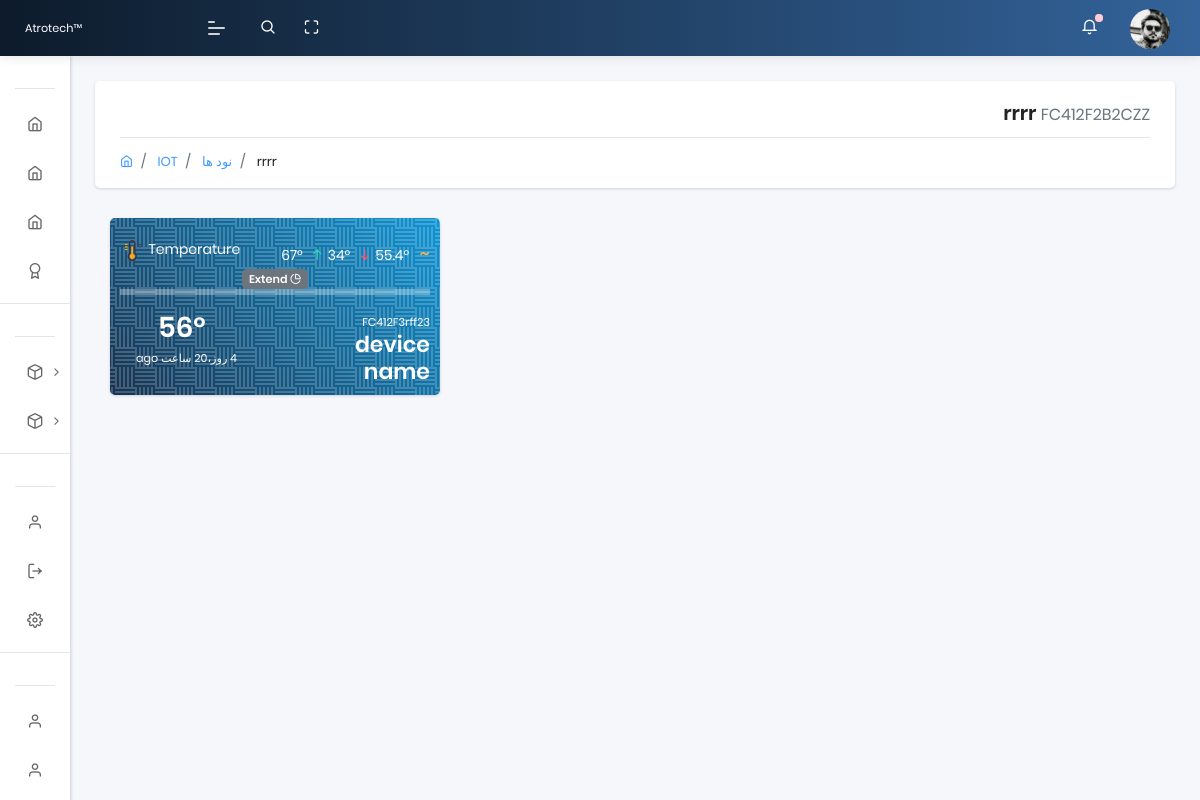
The app's page /nodes_detail/3/ (signed in) with its own data.
### app/models.py (models this page shows, shortened)
class Rom(models.Model):
    name = models.CharField(max_length=40, default='device name')
    UUID = models.CharField(max_length=20)
    family_id = models.CharField(max_length=20)
    node_id = models.CharField(max_length=20)
    updated_on = models.DateTimeField(auto_now= True)
    created_on = models.DateTimeField()
    def get_absolute_sensor_url(self):
        return reverse('app:sensors_detail',args=[self.id])

class Profile(models.Model):
  user = models.OneToOneField(User, on_delete=models.CASCADE,unique=True,related_name='profile',verbose_name = "کاربر")
  phone = models.CharField(max_length=50,null=True, blank=True,verbose_name = " شماره تماس  ")
  address = models.CharField(max_length=3000,null=True, blank=True,verbose_name = " آدرس  ")
  user_photo = models.ImageField(default='default.png', upload_to='profile_pics', null=True, blank=True, verbose_name = "تصویر")
  class Meta:
      verbose_name = "پروفایل"
      verbose_name_plural = " پروفایل ها "

### app/views.py (the view)
# urls.py: path('nodes_detail/<int:id>/',views.nodes_detail,name='nodes_detail'),
@login_required(login_url="/login/")
def nodes_detail(request, id):
    uuid = models.User_uuid.objects.filter(user=request.user).values('UUID')
    devices = models.Rom.objects.filter(UUID__in=uuid, family_id='01')
    side_temp = models.Rom.objects.filter(family_id='28')
    node = get_object_or_404(models.Rom, id=id)
    sensors = models.Rom.objects.filter(node_id=node.node_id)
    sensors_uuid = models.Rom.objects.filter(node_id=node.node_id).values('UUID')
    temp12 = models.Temp12.objects.filter(UUID__in=sensors_uuid)
    temp_uuid = models.Temp12.objects.filter(UUID__in=sensors_uuid).values('UUID').distinct()
    temp_just_uuid=list(temp_uuid.values_list('UUID', flat=True))
    i=0
    temp_data = []
    temp_last_7_chart = []
    while i < len(temp_just_uuid):
        Temp12_value = models.Temp12.objects.filter(UUID=temp_just_uuid[i]).values_list('temp', flat=True).latest('created_on')
        max = models.Temp12.objects.filter(UUID=temp_just_uuid[i]).aggregate(Max('temp'))['temp__max']
        min = models.Temp12.objects.filter(UUID=temp_just_uuid[i]).aggregate(Min('temp'))['temp__min']
        avg = models.Temp12.objects.filter(UUID=temp_just_uuid[i]).aggregate(Avg('temp'))['temp__avg']
        last_update = models.Temp12.objects.filter(UUID=temp_just_uuid[i]).values_list('created_on', flat=True).latest('created_on')
        data_feeding =  { 'UUID':temp_just_uuid[i], 'last_temp':Temp12_value, 'max_temp':max, 'min_temp':min, 'avg_temp':avg, 'last_update':last_update }
        temp_data.append(data_feeding)
        last7 = list(models.Temp12.objects.filter(UUID=temp_just_uuid[i]).values_list('temp', flat=True).order_by('-created_on')[:7])
        last7.reverse()
        last7_data =  { 'UUID':temp_just_uuid[i], 'data':last7 }
        temp_last_7_chart.append(last7_data)
        i+=1
    context = {
    'devices':devices,
    'side_temp':side_temp,
    'node':node,
    'sensors':sensors,
    'temp12':temp12,
    'temp_data':temp_data,
    'temp_last_7_chart':temp_last_7_chart
    }
    context['segment'] = 'nodes_detail'
    html_template = loader.get_template( 'nodes_detail.html' )
    return HttpResponse(html_template.render(context, request))

### templates/nodes_detail.html (shortened to what this page needs)
{% extends "layouts/base.html" %}
{% block content %}
{% load humanize %}
  <section class="pcoded-main-container">
      <div class="pcoded-content">
          <div class="page-header">
            <div class="page-block">
              <div class="row align-items-center">
                <div class="col-md-12">
                  <div class="page-header-title">
                    <h5 class="m-b-10" align="right" dir="rtl"> {{ node.name }} <small class="text-muted">{{ node.UUID }}</small> </h5>
                  </div>
                  <ul class="breadcrumb">
                    <li class="breadcrumb-item"><a href="index.html"><i class="feather icon-home"></i></a></li>
                    <li class="breadcrumb-item"><a href="#!"> IOT </a></li>
                    <li class="breadcrumb-item"><a href="#!"> نود ها </a></li>
                    <li class="breadcrumb-item"><a href="#!"> {{ node.name }} </a></li>
                  </ul>
                </div>
              </div>
            </div>
          </div>
      <div class="container">
        <div class="row">
         {% for Rom in sensors %}
             {% if Rom.family_id == "28" %}
               {% for Temp12 in temp_data %}
               {% if Rom.UUID == Temp12.UUID %}
               <div class="col-sm-4">
                     <div class="card bg-primary text-white">
                         <div class="card-body bg-patern-white">
                             <div class="row">
                                 <div class="col-auto">
                                   <img src="/static/assets/images/sensors/temp.png" width="25px">
                                   <span>Temperature</span>
                                 </div>
                                 <div class="col text-right">
                                     <span class="text-white"> {{ Temp12.max_temp }}° <i class="feather icon-arrow-up ml-1 text-success"></i></span>
                                     <span class="text-white"> {{ Temp12.min_temp }}° <i class="feather icon-arrow-down ml-1 text-danger"></i></span>
                                     <span class="text-white"> {{ Temp12.avg_temp|floatformat:1 }}° &nbsp;&nbsp;<span style="font-size: 20px;" class="text-warning">~</span> </span>
                                 </div>
                             </div>
                             <div align="center">
                               <a href="#!" class="badge badge-secondary collapsible">Extend <i class="feather icon-pie-chart"></i> </a>
                               <div class="collapsiblecontent" style="background-color:#ffffff4f;">
                               </div>
                             </div>
                             <div class="row mt-3">
                                 <div class="col">
                                   <h3 class="m-0 text-white">
                                        {{ Temp12.last_temp }}°
                                   </h3>
                                   <small class="ml-3" dir="rtl"> {{ Temp12.last_update|naturaltime }} </small>
                                 </div>
                                 <div class="col" align="right">
                                     <small> {{ Rom.UUID }} </small>
                                     <a href="{{ Rom.get_absolute_sensor_url }}"><h4 class="m-0 text-white text-right"> {{ Rom.name }} </h4></a>
                                 </div>
                             </div>
                         </div>
                     </div>
                </div>
               {% endif %}
               {% endfor %}
             {% endif %}
         {% endfor %}
        </div>
      </div>
        </div>
    </section>
{% endblock content %}

### templates/includes/sidebar.html (shortened to what this page needs)
	<nav class="pcoded-navbar menupos-fixed menu-light ">
		<div class="navbar-wrapper  ">
			<div class="navbar-content scroll-div " >
				<ul class="nav pcoded-inner-navbar ">
					<li class="nav-item pcoded-menu-caption">
					</li>
					<li class="nav-item">
					    <a href="/" class="nav-link ">
                <span class="pcoded-micon"> <i class="feather icon-home"></i> </span>
							</a>
					</li>
					<li class="nav-item">
					    <a href="{% url 'app:nodes' %}" class="nav-link ">
                <span class="pcoded-micon"> <i class="feather icon-home"></i> </span>
							</a>
					</li>
					<li class="nav-item">
					    <a href="{% url 'app:sensors' %}" class="nav-link ">
                <span class="pcoded-micon"> <i class="feather icon-home"></i> </span>
							</a>
					</li>
					<li class="nav-item">
					    <a href="#eee" class="nav-link ">
                <span class="pcoded-micon"> <i class="feather icon-award"></i> </span>
							</a>
					</li>
					<li class="nav-item pcoded-menu-caption">
					</li>
					{% for Rom in devices %}
					<li class="nav-item pcoded-hasmenu">
						<a href="#!" class="nav-link "><span class="pcoded-micon"><i class="feather icon-box"></i></span><span class="pcoded-mtext"> {{ Rom.name }} </span></a>
					</li>
					{% endfor %}
					<li class="nav-item pcoded-menu-caption">
					</li>
					<li class="nav-item">
					    <a href="/profile" class="nav-link "><span class="pcoded-micon">
						    <i class="feather icon-user"></i></span><span class="pcoded-mtext"> پروفایل </span>
						  </a>
					</li>
					<li class="nav-item">
					    <a href="{% url 'logout' %}" class="nav-link "><span class="pcoded-micon">
						    <i class="feather icon-log-out"></i></span><span class="pcoded-mtext"> خروج </span>
						  </a>
					</li>
					<li class="nav-item">
					    <a href="#ttt" class="nav-link "><span class="pcoded-micon">
						    <i class="feather icon-settings"></i></span><span class="pcoded-mtext"> تنظیمات </span>
					  	</a>
					</li>
					<li class="nav-item pcoded-menu-caption">
					</li>
					<li class="nav-item">
					    <a href="#www" class="nav-link "><span class="pcoded-micon">
						    <i class="feather icon-user"></i></span><span class="pcoded-mtext"> مستندات </span>
						  </a>
					</li>
					<li class="nav-item">
					    <a href="#fff" class="nav-link "><span class="pcoded-micon">
						    <i class="feather icon-user"></i></span><span class="pcoded-mtext"> سوالات متداول </span>
						  </a>
					</li>
					<li class="nav-item">
					</li>
<br><br><br><br><br><br><br><hr><br>
				</ul>
			</div>
		</div>
	</nav>

### templates/includes/navigation.html (shortened to what this page needs)
	<header class="navbar pcoded-header navbar-expand-lg navbar-light headerpos-fixed header-blue">
        <div class="m-header">
            <a class="mobile-menu" id="mobile-collapse" href="#!"><span></span></a>
            <a href="#!" class="b-brand">
                <img src="/static/assets/images/logo.png" alt="" class="logo"><small>Atrotech™</small>
            </a>
        </div>
        <div class="collapse navbar-collapse">
            <ul class="navbar-nav mr-auto">
                <li class="nav-item">
                    <a href="#!" class="pop-search"><i class="feather icon-search"></i></a>
                </li>
                <li class="nav-item">
                    <a href="#!" class="full-screen" onclick="javascript:toggleFullScreen()"><i class="feather icon-maximize"></i></a>
                </li>
            </ul>
            <ul class="navbar-nav ml-auto">
                <li>
                    <div class="dropdown">
                        <a class="dropdown-toggle" href="#" data-toggle="dropdown"><i class="icon feather icon-bell"></i><span class="badge bg-danger"></span></a>
                    </div>
                </li>
                <li>
                    <div class="dropdown drp-user">
                        <a href="#!" class="dropdown-toggle" data-toggle="dropdown">
                            <img src="{{ request.user.profile.user_photo.url }}" class="img-radius wid-40" alt="User-Profile-Image">
                        </a>
                    </div>
                </li>
            </ul>
        </div>
    </header>

### records on screen
Rom: name "rrrr", UUID "FC412F2B2CZZ"
Rom: family_id "28" (drawn), max_temp "67", min_temp "34", avg_temp "55.4", last_temp "56", last_update "4 روز،20 ساعت ago", UUID "FC412F3rff23", name "device name"
